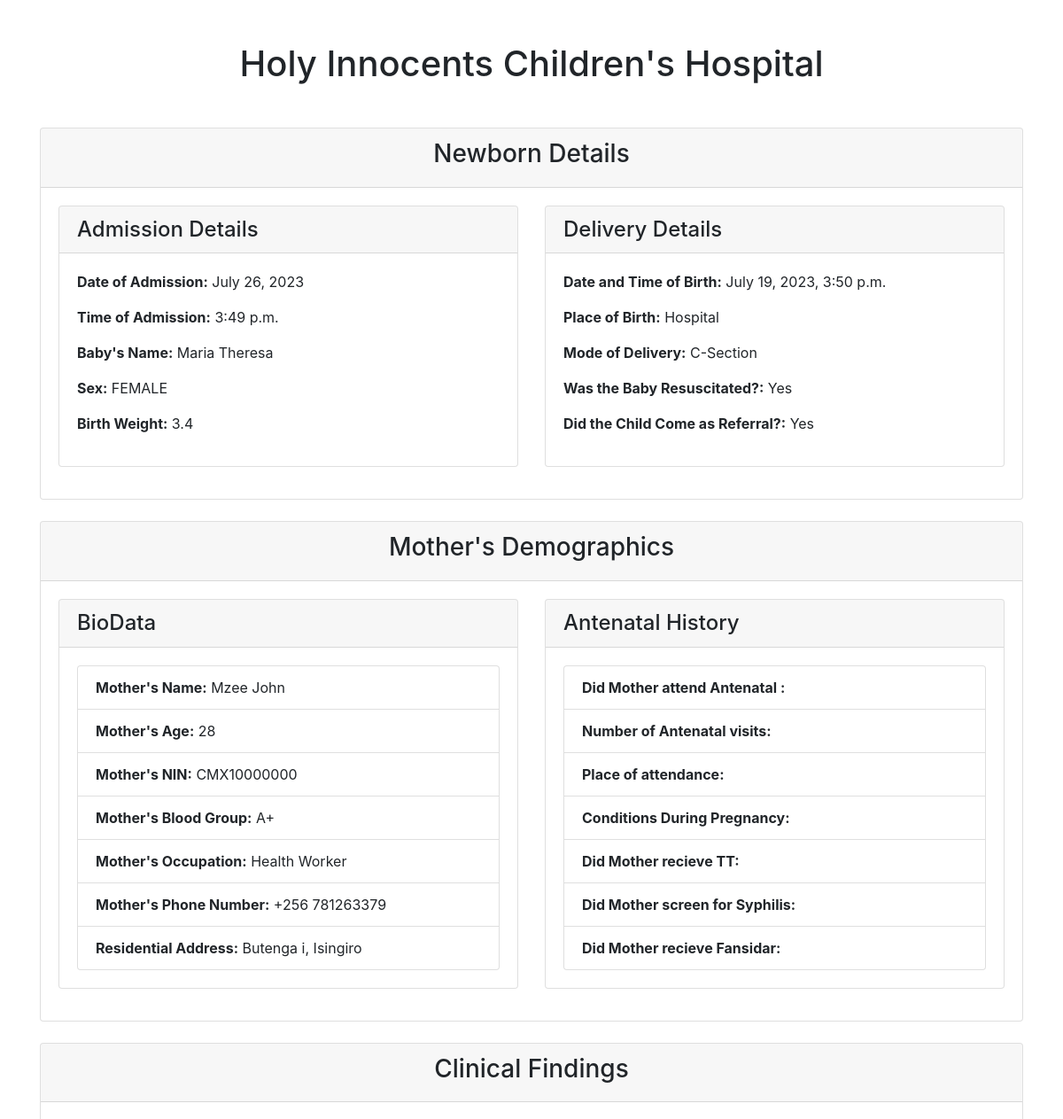
Page /newborn/print_care2x/1 (upper part) on the earlier database version.
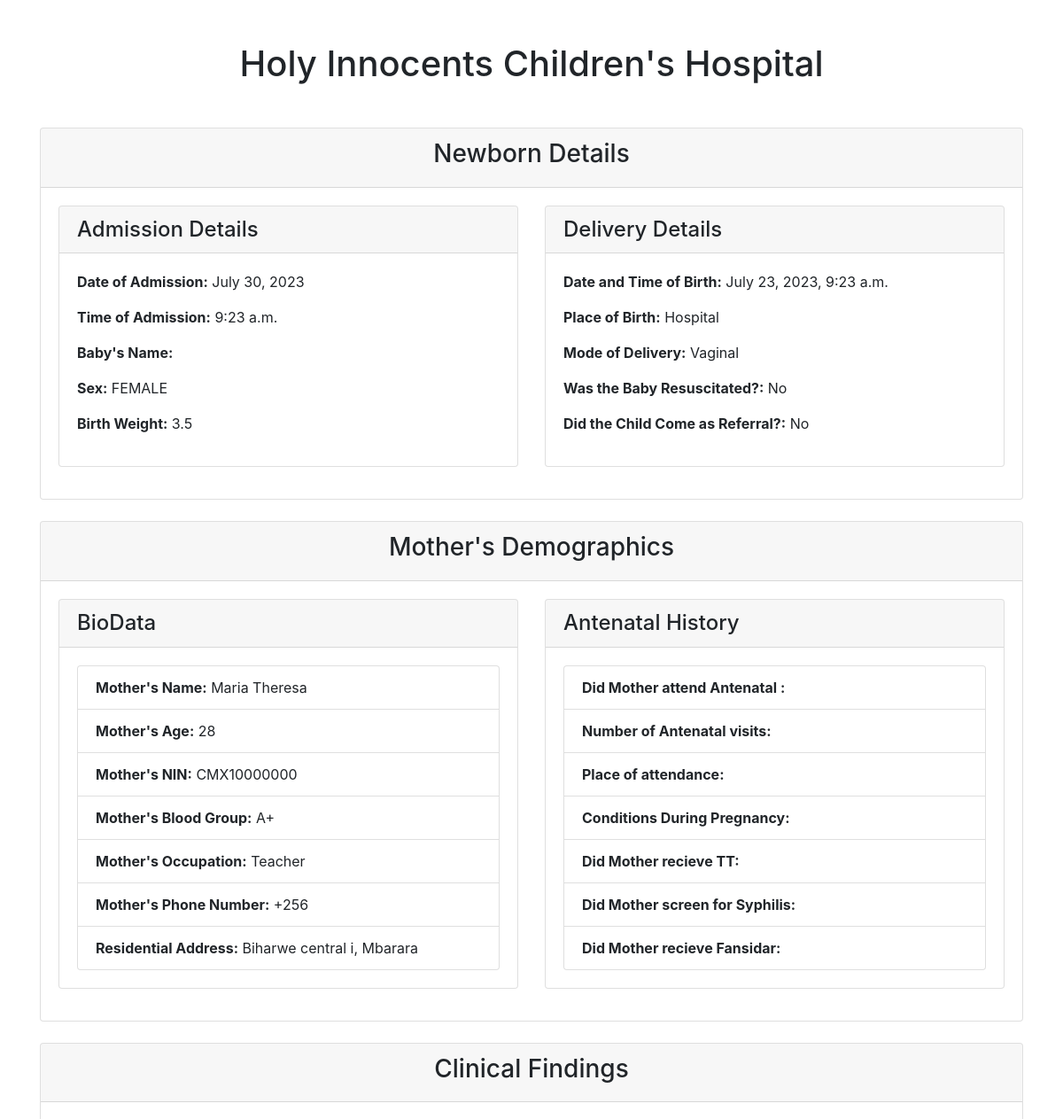
Same page on the later database version.
### newborn/models.py (models this page shows, shortened)
class Newborn(models.Model):
    PLACE_OF_BIRTH_CHOICES = (
        ('Hospital', 'Hospital'),
        ('Home', 'Home'),
        ('Along the road', 'Along the road'),
    )
    MODE_OF_DELIVERY_CHOICES = (
        ('Vaginal', 'Vaginal'),
        ('C-Section', 'C-Section'),
        ('Assisted Vaginal Delivery', 'Assisted Vaginal Delivery'),
    )
    Yes_No_CHOICES = (
        ('Yes', 'Yes'),
        ('No', 'No'),
    )
    admission_date = models.DateTimeField()
    name = models.CharField(max_length=100)
    sex = models.CharField(max_length=100, choices=SEX)
    birth_weight = models.DecimalField(max_digits=2, decimal_places=1)
    delivery_date = models.DateTimeField()
    place_of_birth = models.CharField(max_length=100, choices=PLACE_OF_BIRTH_CHOICES)
    mode_of_delivery = models.CharField(max_length=100, choices=MODE_OF_DELIVERY_CHOICES)
    resuscitated = models.CharField(max_length=100, choices=Yes_No_CHOICES)
    referral = models.CharField(max_length=100, choices=Yes_No_CHOICES)
    mother = models.ForeignKey(MotherDetails, on_delete=models.CASCADE, null=True)

class MotherDetails(models.Model):
    name = models.CharField(max_length=50)
    age = models.IntegerField(default=28)
    blood_group = models.CharField(max_length=50, choices=BLOOD_GROUP)
    parity = models.CharField(max_length=100)
    number_of_living_children = models.CharField(max_length=100)
    hiv_status = models.CharField(max_length=50, choices=HIV_STATUS)
    level_of_education = models.CharField(max_length=50, choices=LEVEL_OF_EDUCATION)
    occupation = models.CharField(max_length=50, choices=OCCUPATION)
    location = models.ForeignKey(MotherLocation, on_delete=models.CASCADE, null=True)

class MotherLocation(models.Model):
    country = models.CharField(max_length=100)
    district = models.ForeignKey(District, on_delete=models.CASCADE)
    county_municipality = models.ForeignKey(CountyMunicipality, on_delete=models.CASCADE)
    subcounty = models.ForeignKey(Subcounty, on_delete=models.CASCADE)
    parish = models.ForeignKey(Parish, on_delete=models.CASCADE)
    village = models.ForeignKey(Village, on_delete=models.CASCADE)
    nin_no = models.CharField(max_length=100, default='CMX10000000')
    contact = models.CharField(max_length=100, default='+256 ')

class Village(models.Model):
    parish = models.ForeignKey(Parish, on_delete=models.CASCADE, null=True)
    name = models.CharField(max_length=100)
    def __str__(self):
        return self.name

class District(models.Model):
    name = models.CharField(max_length=100)
    def __str__(self):
        return self.name

### newborn/views.py (the view)
# urls.py: path('newborn/print_care2x/<int:pk>', views.print_care2x, name='more-details'),
def print_care2x(request, pk):
    newborn = Newborn.objects.get(pk=pk) # Retrieve the Newborn object
    mother = newborn.mother  # Access the Mother object associated with the newborn
    antenatal_history = mother.mothersantenataldetails_set.first() #he Antenatalhistory related to the mother
    newborn_exams = newborn.newbornexam_set.first()
    lab_investigation = newborn.labinvestigation_set.first()
    context = {
         'newborn': newborn,
         'mother': mother,
         'antenatal_history': antenatal_history,
         'newborn_exams': newborn_exams,  # Include newborn_exams in the context
         'lab_investigation': lab_investigation,
    }
    return render(request, 'newborn/patient2.html', context)

### newborn/templates/newborn/patient2.html (shortened to what this page needs)
{% load static %}
{% load crispy_forms_tags %}
{% load bootstrap4 %}
<!DOCTYPE html>
<html lang="en">
<head>
    {% bootstrap_css %}
</head>
<body>
<div class="container">
    <header class="text-center mt-5">
        <h1>Holy Innocents Children's Hospital</h1>
    </header>
    <section class="row mt-5">
        <div class="container">
            <div class="card mb-4">
                <div class="card-header text-center">
                    <h3>Newborn Details</h3>
                </div>
                <div class="card-body">
                    <div class="row">
                        <div class="col-md-6">
                            <div class="card mb-3">
                                <div class="card-header">
                                    <h4 class="mb-0">Admission Details</h4>
                                </div>
                                <div class="card-body">
                                    <p><b>Date of Admission:</b> {{ newborn.admission_date|date:"F j, Y" }}</p>
                                    <p><b>Time of Admission:</b> {{ newborn.admission_date|time:"g:i a" }}</p>
                                    <p><b>Baby's Name:</b> {{ newborn.name }}</p>
                                    <p><b>Sex:</b> {{ newborn.sex }}</p>
                                    <p><b>Birth Weight:</b> {{ newborn.birth_weight }}</p>
                                </div>
                            </div>
                        </div>
                        <div class="col-md-6">
                            <div class="card">
                                <div class="card-header">
                                    <h4 class="mb-0">Delivery Details</h4>
                                </div>
                                <div class="card-body">
                                    <p><b>Date and Time of Birth:</b> {{ newborn.delivery_date }}</p>
                                    <p><b>Place of Birth:</b> {{ newborn.place_of_birth }}</p>
                                    <p><b>Mode of Delivery:</b> {{ newborn.mode_of_delivery }}</p>
                                    <p><b>Was the Baby Resuscitated?:</b> {{ newborn.resuscitated }}</p>
                                    <p><b>Did the Child Come as Referral?:</b> {{ newborn.referral }}</p>
                                </div>
                            </div>
                        </div>
                    </div>
                </div>
            </div>
            <div class="card mb-4">
                <div class="card-header text-center">
                    <h3>Mother's Demographics</h3>
                </div>
                <div class="card-body">
                    <div class="row">
                        <div class="col-md-6">
                            <div class="card mb-3">
                                <div class="card-header">
                                    <h4 class="mb-0">BioData</h4>
                                </div>
                                <div class="card-body">
                                    <ul class="list-group">
                                        <li class="list-group-item"><b>Mother's Name:</b> {{ newborn.mother.name }}</li>
                                        <li class="list-group-item"><b>Mother's Age:</b> {{ newborn.mother.age }}</li>
                                        <li class="list-group-item"><b>Mother's NIN:</b> {{ newborn.mother.location.nin_no }}</li>
                                        <li class="list-group-item"><b>Mother's Blood Group:</b> {{ newborn.mother.blood_group }}</li>
                                        <li class="list-group-item"><b>Mother's Occupation:</b> {{ newborn.mother.occupation }}</li>
                                        <li class="list-group-item"><b>Mother's Phone Number:</b> {{ newborn.mother.location.contact }}</li>
                                        <li class="list-group-item"><b>Residential Address:</b> {{ newborn.mother.location.village }},
                                            {{ newborn.mother.location.district }}</li>
                                    </ul>
                                </div>
                            </div>
                        </div>
                        <div class="col-md-6">
                            <div class="card">
                                <div class="card-header">
                                    <h4 class="mb-0">Antenatal History</h4>
                                </div>
                                <div class="card-body">
 				    <ul class="list-group">
					    <li class="list-group-item"><b>Did Mother attend Antenatal :</b>{{ antenatal_history.attended }} </li>
					    <li class="list-group-item"><b>Number of Antenatal visits:</b> {{ antenatal_history.number_attended }} </li>
					    <li class="list-group-item"><b>Place of attendance:</b> {{ antenatal_history.facility_name }} </li>
					    <li class="list-group-item"><b>Conditions During Pregnancy:</b> {{ antenatal_history.conditions_during_pregnancy }}</li>
					    <li class="list-group-item"><b>Did Mother recieve TT:</b> {{ antenatal_history.received_tt }}</li>
					    <li class="list-group-item"><b>Did Mother screen for Syphilis:</b> {{ antenatal_history.screened_for_syphilis }}</li>
					    <li class="list-group-item"><b>Did Mother recieve Fansidar:</b> {{ antenatal_history.received_ipt }}</li>
                            	    </ul>
                                </div>
                            </div>
                        </div>
                    </div>
                </div>
            </div>
<div class="card mb-4">
    <div class="card-header text-center">
        <h3>Clinical Findings</h3>
    </div>
    <div class="card-body">
    </div>
</div>
        </div>
    </section>
</div>
</body>
</html>

### newborn/templates/newborn/patient2.html (style rules this page uses)
.card { page-break-inside: avoid; }

Differences in the rows shown:
changed Newborn "FEMALE": admission_date "July 26, 2023" → "July 30, 2023"; admission_date "3:49 p.m." → "9:23 a.m."; birth_weight "3.4" → "3.5"; delivery_date "July 19, 2023, 3:50 p.m." → "July 23, 2023, 9:23 a.m."; mode_of_delivery "C-Section" → "Vaginal"; resuscitated "Yes" → "No"; referral "Yes" → "No"; mother.name "Mzee John" → "Maria Theresa"; mother.occupation "Health Worker" → "Teacher"; mother.location.contact "+256 781263379" → "+256"; mother.location.village "Butenga i" → "Biharwe central i"; mother.location.district "Isingiro" → "Mbarara"; name "Maria Theresa" → (not shown)
